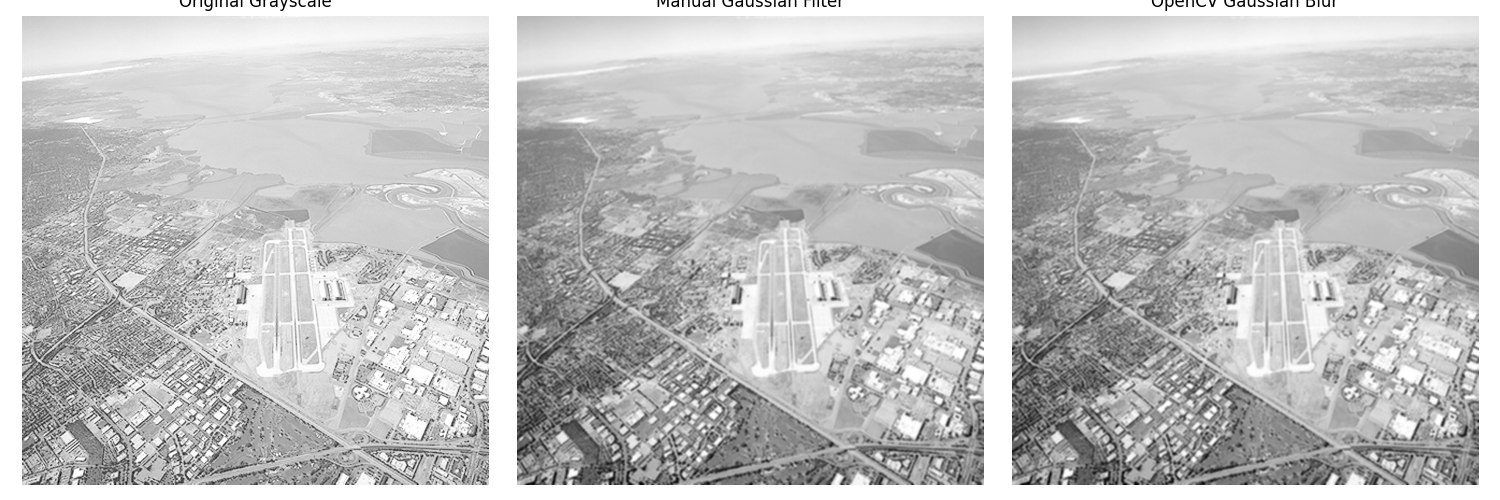

Source code (Python):
import numpy as np
import cv2
import matplotlib.pyplot as plt
from mpl_toolkits.mplot3d import Axes3D

def get_gaussian_kernel(size, sigma):
    """
    (a) Computes a normalized 2D Gaussian kernel using NumPy. 
    """
    k = (size - 1) / 2
    # Create coordinate grid centered at 0
    x, y = np.mgrid[-k:k+1, -k:k+1]
    
    # 2D Gaussian formula: G(x,y) = (1/(2*pi*sigma^2)) * exp(-(x^2 + y^2)/(2*sigma^2))
    # We ignore the constant factor and normalize at the end for precision.
    kernel = np.exp(-(x**2 + y**2) / (2 * sigma**2))
    
    # Normalize the kernel so the sum of all coefficients is 1 
    kernel /= kernel.sum()
    return kernel

# --- (a) Compute 5x5 kernel for sigma = 2 ---
kernel_5x5 = get_gaussian_kernel(5, 2)
print("5x5 Gaussian Kernel (sigma=2):\n", kernel_5x5)

# --- (b) Visualize 51x51 kernel as a 3D surface plot ---
def visualize_kernel_3d(size, sigma):
    kernel = get_gaussian_kernel(size, sigma)
    k = (size - 1) / 2
    x, y = np.mgrid[-k:k+1, -k:k+1]

    fig = plt.figure(figsize=(10, 7))
    ax = fig.add_subplot(111, projection='3d')
    # Kernel coefficients represent the height (Z-axis) 
    surf = ax.plot_surface(x, y, kernel, cmap='viridis', edgecolor='none')
    
    ax.set_title(f'3D Surface Plot of {size}x{size} Gaussian Kernel ($\sigma={sigma}$)')
    ax.set_xlabel('X')
    ax.set_ylabel('Y')
    ax.set_zlabel('Kernel Coefficient (Height)')
    fig.colorbar(surf, ax=ax, shrink=0.5, aspect=5)
    plt.show()

visualize_kernel_3d(51, 2)

# --- (c) & (d) Apply Smoothing ---
# Load the runway image in grayscale [cite: 4, 5]
# Replace 'runway.png' with your actual file path
img = cv2.imread('runway.png', cv2.IMREAD_GRAYSCALE)

if img is None:
    print("Error: Could not load image. Please check the file path.")
else:
    # (c) Manual smoothing using the computed 5x5 kernel [cite: 28]
    # cv2.filter2D performs the convolution operation
    manual_blurred = cv2.filter2D(img, -1, kernel_5x5)

    # (d) Using OpenCV's built-in function [cite: 29]
    opencv_blurred = cv2.GaussianBlur(img, (5, 5), 2)

    # Display results for comparison [cite: 96]
    plt.figure(figsize=(15, 5))
    
    plt.subplot(1, 3, 1)
    plt.title("Original Grayscale")
    plt.imshow(img, cmap='gray')
    plt.axis('off')

    plt.subplot(1, 3, 2)
    plt.title("Manual Gaussian Filter")
    plt.imshow(manual_blurred, cmap='gray')
    plt.axis('off')

    plt.subplot(1, 3, 3)
    plt.title("OpenCV Gaussian Blur")
    plt.imshow(opencv_blurred, cmap='gray')
    plt.axis('off')

    plt.tight_layout()
    plt.show()

    # Quantitative Comparison for the report [cite: 96, 97]
    difference = cv2.absdiff(manual_blurred, opencv_blurred)
    print(f"Mean absolute difference: {np.mean(difference)}")
